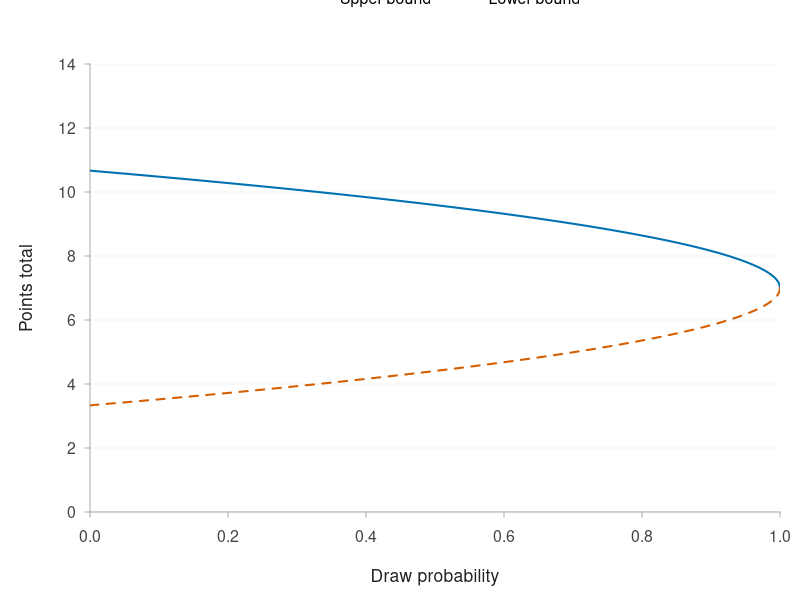
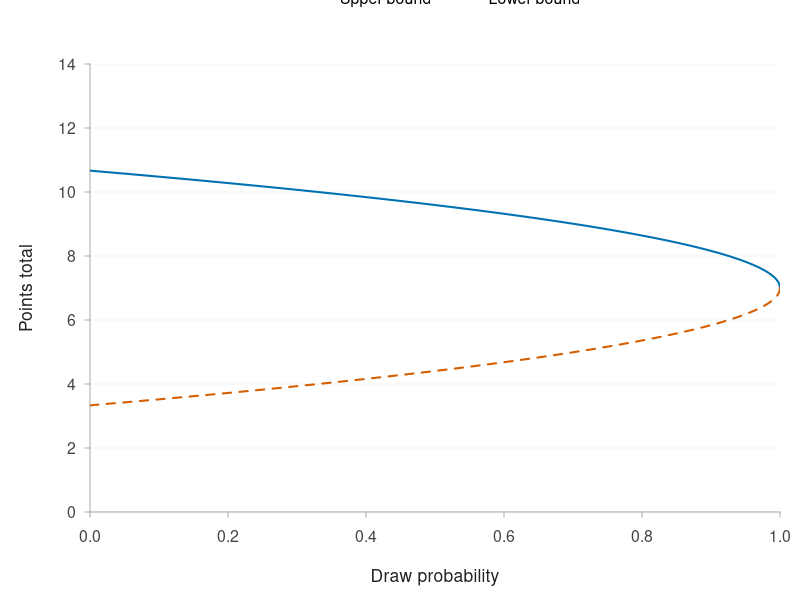
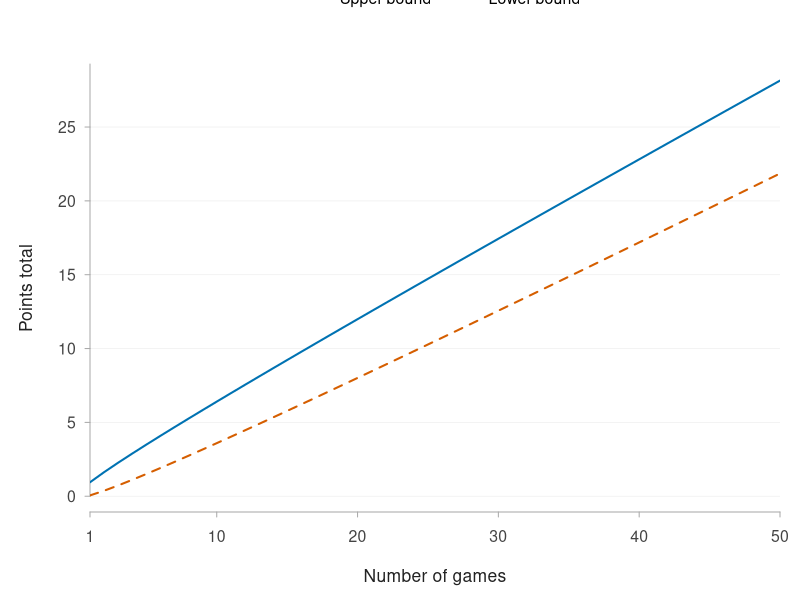
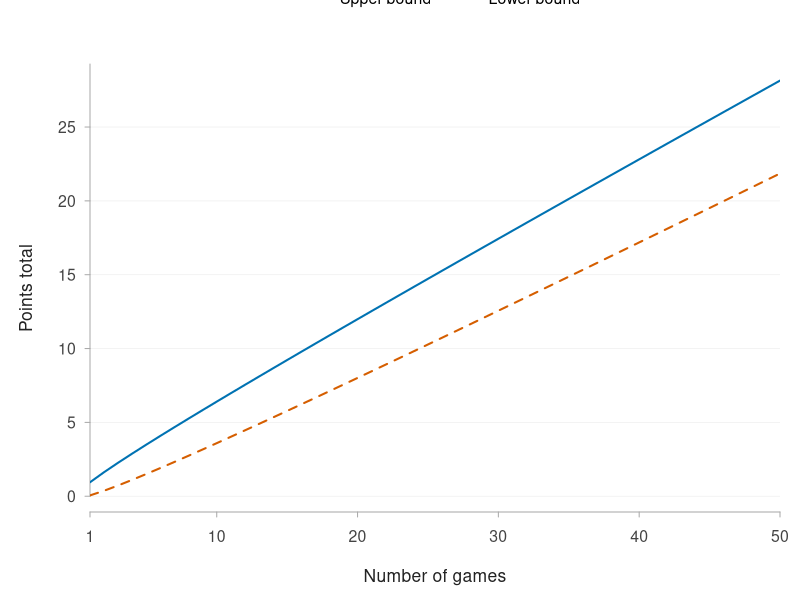
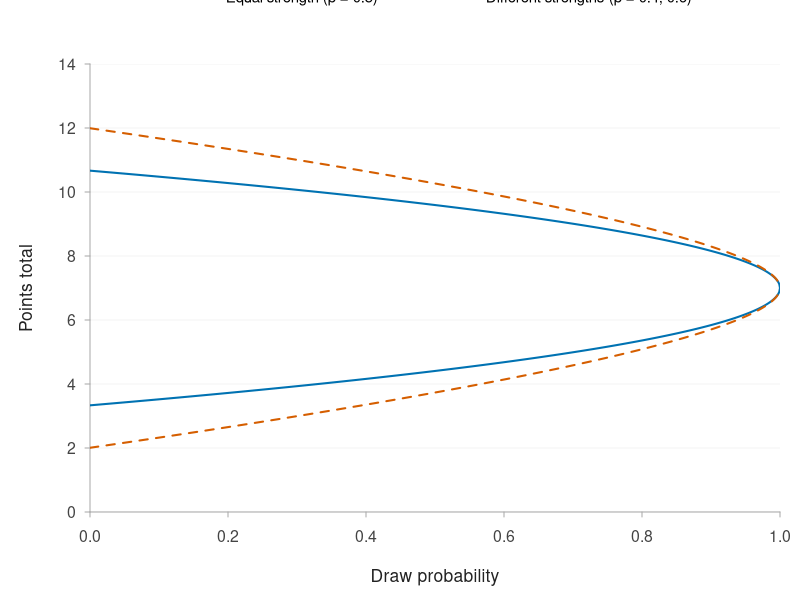
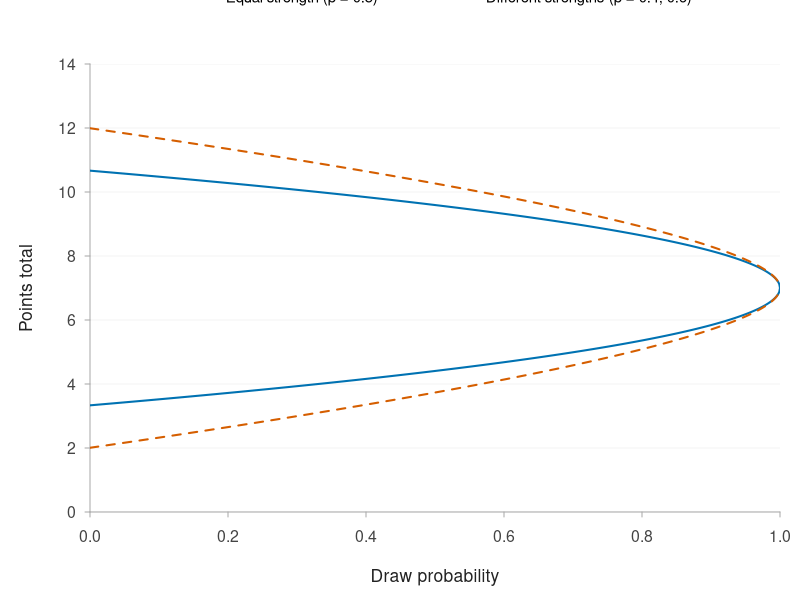

The R script that drew these images, in order:
# Figures 1–3 from analysis.qmd, with the same calculations and styling.
# Run from the replication-package folder: Rscript scripts/chess_figures.R
# Saves vector PDFs and 600 dpi PNGs in figures/. No additional R packages needed.

chess_colours <- c(blue = "#0072B2", orange = "#D55E00")

chess_plot_frame <- function(x, ylim, xlab, x_ticks, y_ticks, yaxs = "i") {
  old_par <- par(mar = c(4.4, 4.5, 3.2, 1), family = "sans",
                 cex = 1, cex.axis = 0.95, cex.lab = 1.05,
                 mgp = c(2.7, 0.7, 0), tcl = -0.25,
                 col.axis = "#444444", col.lab = "#222222")

  # Draw the common frame; each figure adds its own curves
  plot(x, rep(NA_real_, length(x)), type = "n", ylim = ylim,
       xlab = xlab, ylab = "Points total", axes = FALSE,
       xaxs = "i", yaxs = yaxs)
  abline(h = y_ticks, col = "#EEEEEE", lwd = 0.7)
  axis(1, at = x_ticks, col = "#AAAAAA")
  axis(2, at = y_ticks, las = 1, col = "#AAAAAA")
  invisible(old_par)
}

chess_plot_legend <- function(labels, cex = 0.95) {
  legend("top", inset = c(0, -0.19), xpd = NA, horiz = TRUE,
         legend = labels, col = chess_colours, lty = c(1, 2), lwd = 2,
         bty = "n", cex = cex)
}

draw_figure_1 <- function() {
  draw_probability <- seq(0, 1, length.out = 1000)
  upper <- 14 / 2 + 1.96 * sqrt(14 * (1 - draw_probability) / 4)
  lower <- 14 / 2 - 1.96 * sqrt(14 * (1 - draw_probability) / 4)

  old_par <- chess_plot_frame(
    draw_probability, ylim = c(0, 14), xlab = "Draw probability",
    x_ticks = seq(0, 1, by = 0.2), y_ticks = seq(0, 14, by = 2)
  )
  lines(draw_probability, upper, col = chess_colours["blue"], lwd = 2)
  lines(draw_probability, lower, col = chess_colours["orange"], lwd = 2, lty = 2)
  chess_plot_legend(c("Upper bound", "Lower bound"))
  par(old_par)
}

draw_figure_2 <- function() {
  games <- 1:50
  draw_probability <- 0.794
  upper <- games / 2 + 1.96 * sqrt(games * (1 - draw_probability) / 4)
  lower <- games / 2 - 1.96 * sqrt(games * (1 - draw_probability) / 4)

  old_par <- chess_plot_frame(
    games, ylim = range(c(lower, upper)), xlab = "Number of games",
    x_ticks = c(1, 10, 20, 30, 40, 50), y_ticks = seq(0, 30, by = 5), yaxs = "r"
  )
  lines(games, upper, col = chess_colours["blue"], lwd = 2)
  lines(games, lower, col = chess_colours["orange"], lwd = 2, lty = 2)
  chess_plot_legend(c("Upper bound", "Lower bound"))
  par(old_par)
}

draw_figure_3 <- function() {
  d <- seq(0, 1, length.out = 1000)
  homogeneous_upper <- 7 + qnorm(0.975) * sqrt(14 * (1 - d) / 4)
  homogeneous_lower <- 7 - qnorm(0.975) * sqrt(14 * (1 - d) / 4)
  mu_upper <- 0.6 * (1 - d) + d / 2
  mu_lower <- 0.4 * (1 - d) + d / 2
  heterogeneous_upper <- 14 * mu_upper + qnorm(0.975) *
    sqrt(pmax(0, 14 * (mu_upper * (1 - mu_upper) - d / 4)))
  heterogeneous_lower <- 14 * mu_lower - qnorm(0.975) *
    sqrt(pmax(0, 14 * (mu_lower * (1 - mu_lower) - d / 4)))

  old_par <- chess_plot_frame(
    d, ylim = c(0, 14), xlab = "Draw probability",
    x_ticks = seq(0, 1, by = 0.2), y_ticks = seq(0, 14, by = 2)
  )
  lines(d, homogeneous_upper, col = chess_colours["blue"], lwd = 2)
  lines(d, homogeneous_lower, col = chess_colours["blue"], lwd = 2)
  lines(d, heterogeneous_upper, col = chess_colours["orange"], lwd = 2, lty = 2)
  lines(d, heterogeneous_lower, col = chess_colours["orange"], lwd = 2, lty = 2)
  chess_plot_legend(c("Equal strength (p = 0.5)",
                      "Different strengths (p = 0.4, 0.6)"), cex = 0.9)
  par(old_par)
}

export_figure <- function(draw, name) {
  pdf(file.path("figures", paste0(name, ".pdf")),
      width = 7, height = 5, pointsize = 12, bg = "white", useDingbats = FALSE)
  tryCatch(draw(), finally = dev.off())

  png(file.path("figures", paste0(name, ".png")),
      width = 7, height = 5, units = "in", res = 600,
      pointsize = 12, bg = "white")
  tryCatch(draw(), finally = dev.off())
}

dir.create("figures", showWarnings = FALSE)
export_figure(draw_figure_1, "figure-1")
export_figure(draw_figure_2, "figure-2")
export_figure(draw_figure_3, "figure-3")
cat("Figures 1–3 saved as vector PDFs and 600 dpi PNGs in figures/.\n")
